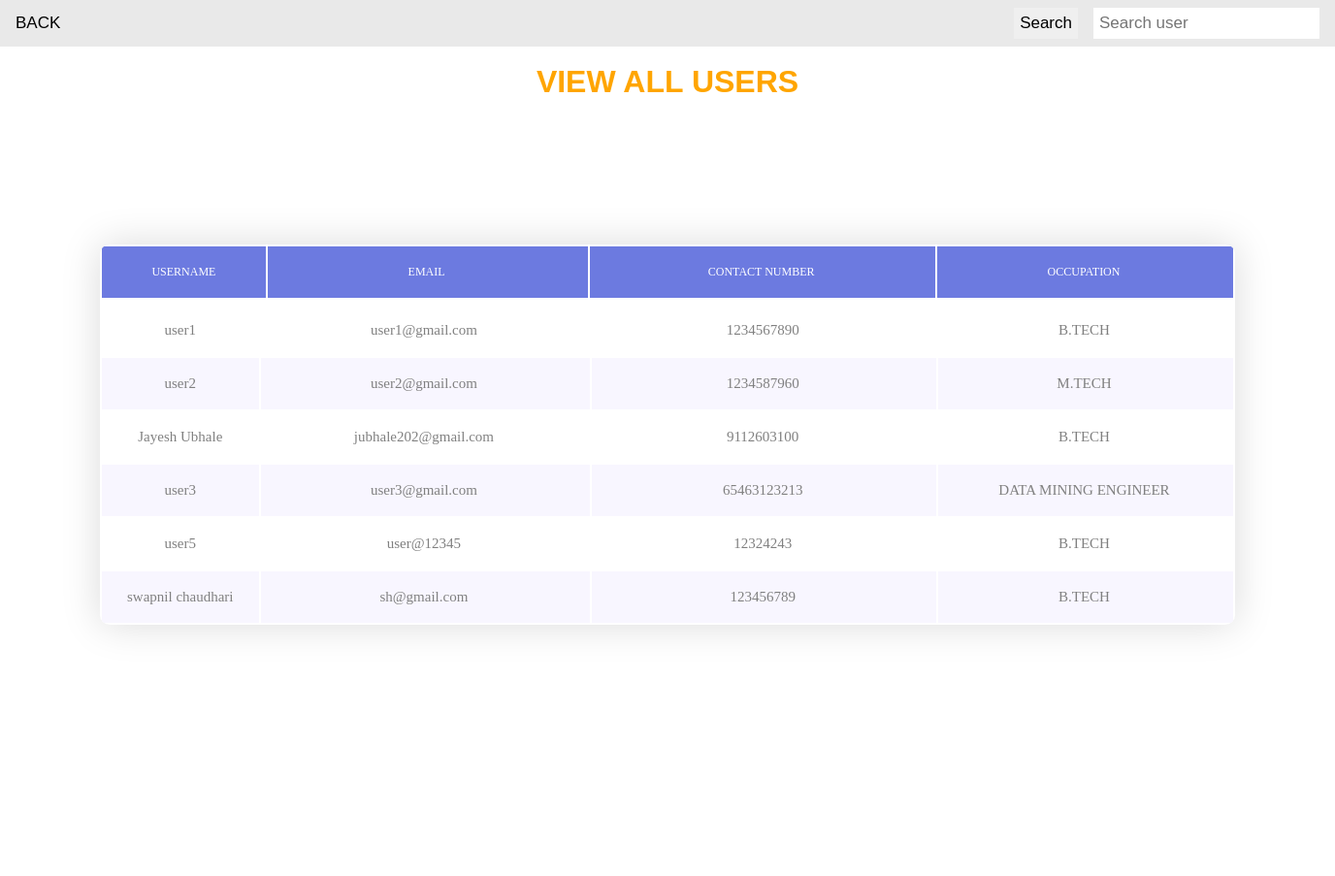
/admin_view_users, run on the app's committed database.
### models.py (models this page shows)
class Users(Base):
    __tablename__ = 'Users'
    id = Column(Integer,primary_key=True,index=True)
    username = Column(String,unique=True)
    email = Column(String)
    password = Column(String)
    phone_number = Column(Integer)
    occupation = Column(String)
    friends = Column(String)
    recommend = Column(String,default='')
    recommended = Column(String,default='')

### routers/admin.py (the view)
@router.get('view_users',response_class=HTMLResponse)
def view_user(request:Request,db:Session=Depends(get_db)):
    users_list = db.query(models.Users).all()
    return templates.TemplateResponse('viewUser.html',{'request':request,'users_list':users_list,'bool':True})

### templates/viewUser.html (shortened to what this page needs)
<html>
<head>
<link rel="stylesheet" type="text/css" href="{{ url_for('static',path='/css/util.css') }}">
	<link rel="stylesheet" type="text/css" href="{{ url_for('static',path='/css/main.css') }}">
</head>
<body>
<body >
<form action="admin_search_users" method="get">
<div class="topnav">
  <a style="cursor: pointer;" href="admin_menu">BACK</a>
  <input type="text" placeholder="Search user" name="search_users">
  <input type="submit" value="Search">
</div><br>
<h1>VIEW ALL USERS</h1>
</form>
<div class="limiter">
		<div class="container-table100">
			<div class="wrap-table100" >
				<div class="table100 ver1 m-b-110" >
					<div class="table100-head">
					<table>
							<thead>
								<tr class="row100 head" >
									<th class="cell100 column1" >USERNAME</th>
									<th class="cell100 column2">EMAIL</th>
									<th class="cell100 column3">CONTACT NUMBER</th>
									<th class="cell100 column4">OCCUPATION</th>
								</tr>
							</thead>
						</table>
					</div>
                    <div class="table100-body js-pscroll">
		<table>
			<tbody style="text-align: center; ">
				{% if bool %}
				{% for users in users_list %}
				<tr class="row100 body" >
					<td class="cell100 column1">{{users.username}}</td>
					<td class="cell100 column2">{{users.email}}</td>
					<td class="cell100 column3">{{users.phone_number}}</td>
					<td class="cell100 column4">{{users.occupation}}</td>
				</tr>
				{% endfor %}
				{% endif %}
	</tbody>
		</table>
	</div>
				</div>
					</div>
				</div>
</div>
</body>
</body>
</html>

### static/css/main.css (style rules this page uses)
* { margin: 0px; padding: 0px; box-sizing: border-box; }
body, html { height: 100%; font-family: sans-serif; }
a { margin: 0px; transition: all 0.4s; -webkit-transition: all 0.4s; -o-transition: all 0.4s; -moz-transition: all 0.4s; }
h1,h2,h3,h4,h5,h6 { margin: 0px; }
input { display: block; outline: none; border: none !important; }
.js-pscroll { position: relative; overflow: hidden; }
.limiter { width: 1366px; margin: 0 auto; }
.container-table100 { width: 100%; min-height: 100vh; background: #fff; display: -webkit-box; display: -webkit-flex; display: -moz-box; display: -ms-flexbox; display: flex; align-items: center; justify-content: center; flex-wrap: wrap; padding: 33px 30px; }
.wrap-table100 { width: 1170px; }
.table100 { background-color: #fff; }
table { width: 100%; }
th, td { font-weight: unset; padding-right: 10px; }
.column1 { width: 6%; padding-left: 10px; }
.column2 { width: 13%; padding-left: 7px; }
.column3 { width: 14%; padding-left: 7px; }
.column4 { width: 12%; padding-left: 7px; }
.table100-head th { padding-top: 18px; padding-bottom: 18px; }
.table100-body td { padding-top: 16px; padding-bottom: 16px; }
.table100 { position: relative; padding-top: 60px; }
.table100-head { position: absolute; width: 100%; top: 0; left: 0; }
.table100-body { max-height: 585px; overflow: auto; }
.table100.ver1 th { font-family: Lato-Bold; font-size: 12px; color: #fff; line-height: 1.4; background-color: #6c7ae0; }
.table100.ver1 td { font-family: Lato-Regular; font-size: 15px; color: #808080; line-height: 1.4; }
.table100.ver1 .table100-body tr:nth-child(even) { background-color: #f8f6ff; }
.table100.ver1 { border-radius: 10px; overflow: hidden; box-shadow: 0 0px 40px 0px rgba(0, 0, 0, 0.15); -moz-box-shadow: 0 0px 40px 0px rgba(0, 0, 0, 0.15); -webkit-box-shadow: 0 0px 40px 0px rgba(0, 0, 0, 0.15); -o-box-shadow: 0 0px 40px 0px rgba(0, 0, 0, 0.15); -ms-box-shadow: 0 0px 40px 0px rgba(0, 0, 0, 0.15); }

### templates/viewUser.html (style rules this page uses)
* { box-sizing: border-box; }
body { margin: 0; font-family: Arial, Helvetica, sans-serif; }
.topnav { overflow: hidden; background-color: #e9e9e9; }
.topnav a { float: left; display: block; color: black; text-align: center; padding: 14px 16px; text-decoration: none; font-size: 17px; }
.topnav input[type=text] { float: right; padding: 6px; margin-top: 8px; margin-right: 16px; border: none; font-size: 17px; }
.topnav input[type=submit] { float: right; padding: 6px; margin-top: 8px; margin-right: 16px; border: none; font-size: 17px; }
h1 { text-align:center; color:orange; }

### data on the page
Users: username "user1", email "user1@gmail.com", phone_number "1234567890", occupation "B.TECH"
Users: username "user2", email "user2@gmail.com", phone_number "1234587960", occupation "M.TECH"
Users: username "Jayesh Ubhale", email "jubhale202@gmail.com", phone_number "9112603100", occupation "B.TECH"
Users: username "user3", email "user3@gmail.com", phone_number "65463123213", occupation "DATA MINING ENGINEER"
Users: username "user5", email "user@12345", phone_number "12324243", occupation "B.TECH"
Users: username "swapnil chaudhari", email "sh@gmail.com", phone_number "123456789", occupation "B.TECH"
